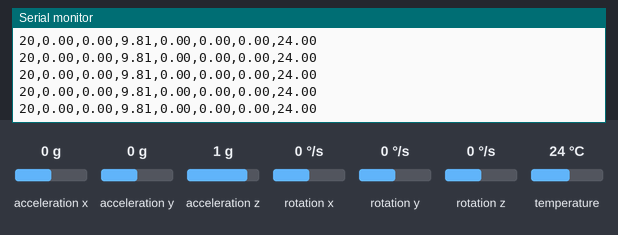
Recording of a sketch running on a simulated Arduino Uno, built with avr-gcc and run on an emulated ATmega328P. On the bench: the last lines printed to the serial monitor. Inputs (shaded band) come from the test bench; at power-on: acceleration x 0 g, acceleration y 0 g, acceleration z 1 g, rotation x 0 °/s, rotation y 0 °/s, rotation z 0 °/s, temperature 24 °C.

Above: at 1.2 s.
1.3 s: acceleration x set to -0.8 g
At 1.44 s:
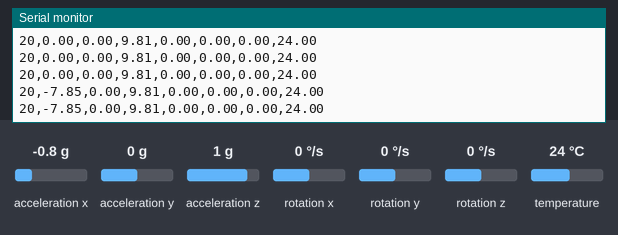
4.3 s: acceleration y set to -1.4 g
At 4.3 s:
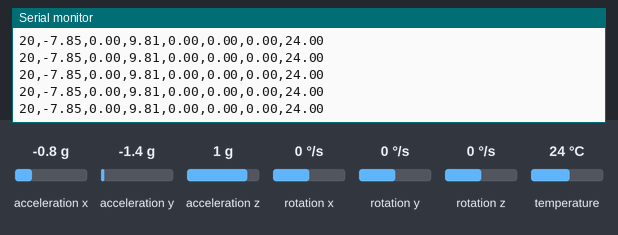
7.3 s: acceleration z set to -0.8 g
At 7.33 s:
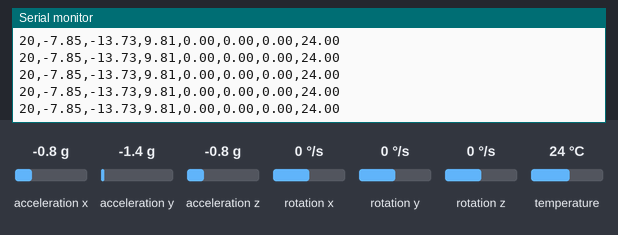
10.3 s: rotation x set to -192 °/s
At 10.31 s:
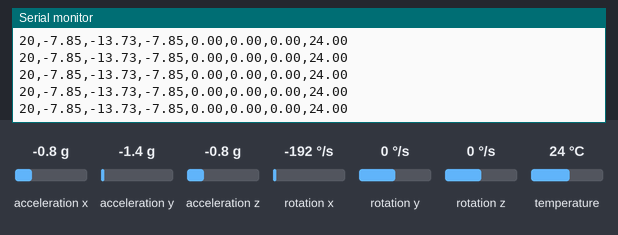
13.3 s: acceleration x set to 0 g
At 13.32 s:
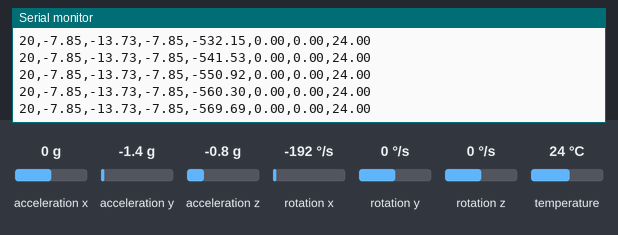
Timing chart, 0 to 16.3 s (numbered marks = the images above; inputs shaded):
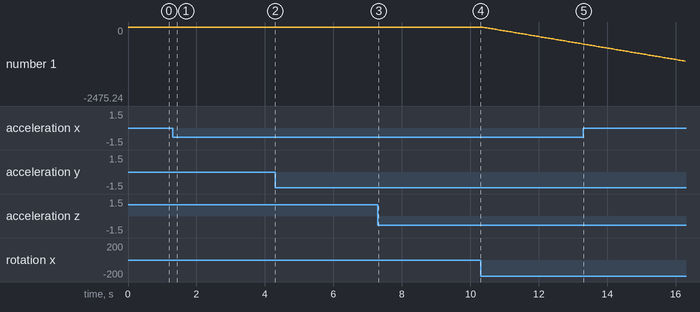

The sketch:

MPU-6050.ino
```cpp
#include <MPU6050.h> //library

#define MPU_ADDRESS 0x68

float aRes; //resolutions for the IMU
float gRes; //resolutions for the IMU
int16_t accelCount[3];
int16_t gyroCount[3];
float ax, ay, az;
float gx, gy, gz;
float yaw, pitch, roll;
float del_t = 0.0;
float temp = 0.0;
uint32_t current_update = 0;
uint32_t last_update = 0;

MPU6050 mpu;


//initialize the mpu
bool initMPU() {
  if (mpu.begin(MPU6050_SCALE_250DPS, MPU6050_RANGE_4G)) {
    //Serial.println("MPU has been initialized...");
    mpu.calibrateGyro();
    return true;
  }
}

void getAccel() {
  Vector norm = mpu.readNormalizeAccel();
  //Serial.print("w");
  ax = norm.XAxis;
  ay = norm.YAxis;
  az = norm.ZAxis;
}

void getGyro() {
  Vector norm = mpu.readNormalizeGyro();
  gx = norm.XAxis;
  gy = norm.YAxis;
  gz = norm.ZAxis;
}

void getTemp() {
  temp = mpu.readTemperature();
}

//this simply integrates our gyro values into usable roll yaw and pitch
void resolveAngles() {
  //NOTE YOU MAY HAVE TO CHANGE THE LABELING BASED ON YOUR ORIENTATION

  yaw += gx * del_t;
  pitch += gy * del_t;
  roll += gz * del_t;
}

void tvcMode(bool state) {

  if (state) {

    getAccel();
    getGyro();
    getTemp();
    current_update = micros(); // this grabs the current time in microseconds
    del_t = ((current_update - last_update) / 1000000.0f); //this is our time step for integration

resolveAngles();
    last_update = current_update;
    //Inputx = pitch; //again be ready to change these based on the orienttion of your IMU
    //Inputy = yaw; //again be ready to change these based on the orienttion of your IMU

  }
}

void setup() {
  // put your setup code here, to run once:
  Serial.begin(9600);
  //Serial.print("TEST");
  initMPU();
}

void loop() {

  // put your main code here, to run repeatedly:
  tvcMode(true);
  // Sensor Interface Display Code
  //char text[100];
  //sprintf(text,"%f,%f,%f,%f,%f,%f",ax,ay,az,yaw,pitch,roll);
  Serial.print(20);
  Serial.print(",");
  Serial.print(ax);
  Serial.print(",");
  Serial.print(ay);
  Serial.print(",");
  Serial.print(az);
  Serial.print(",");
  Serial.print(yaw);
  Serial.print(",");
  Serial.print(pitch);
  Serial.print(",");
  Serial.print(roll);
  Serial.print(",");
  Serial.print(temp);
  Serial.println();
  // Delay 10 ms -> approximately 100 samples/sec ASSUMING there is no blocking code
  delay(10);
}
```

Measured:
- after the input at 1.3 s, the serial monitor: prints a new line after 0.08 s (image 1)
- plotted number 1: 0 → -569.69 after the input at 10.3 s
